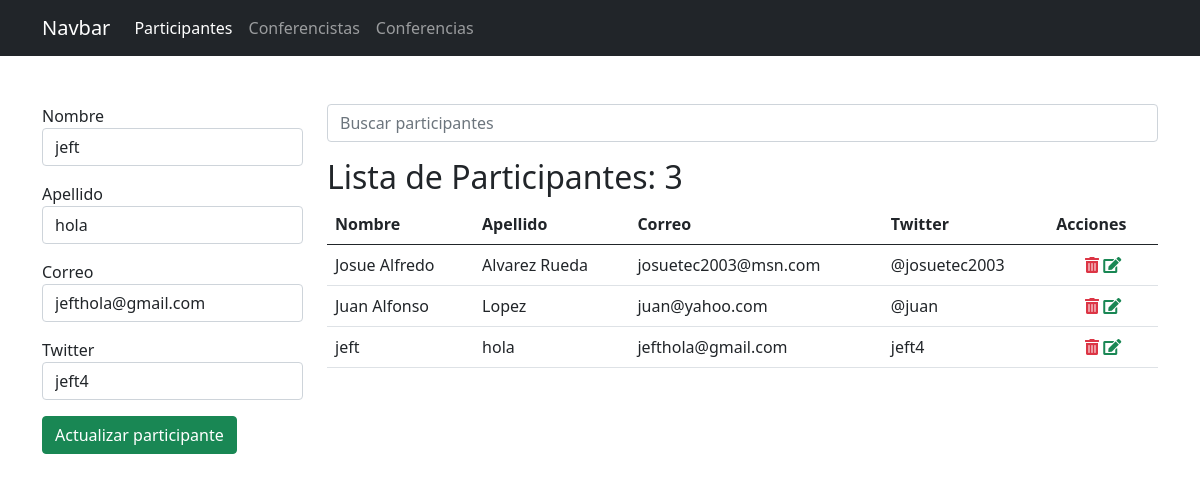
The app's page /participantes/18/editar/ with its own data.
### app_registro/models.py (models this page shows, shortened)
class Participante(models.Model):
    nombre = models.CharField(max_length=25)
    apellido = models.CharField(max_length=25)
    correo = models.EmailField()
    twitter = models.CharField(max_length=35, null=True, blank=True)

### app_registro/views.py (the view, shortened to what this page needs)
# urls.py: path('participantes/<int:id>/editar/', views.editar_participante, name='editar_participante'),
def editar_participante(request, id):
    par = get_object_or_404(Participante, pk=id)
    data = Participante.objects.all().order_by('nombre')
    ctx = {
        'activo': 'participantes',
        'participantes': data,
        'p': par
    }
    return render(request, 'registro/participantes.html', ctx)

### app_registro/templates/registro/participantes.html (shortened to what this page needs)
{% extends "base.html" %}
{% block container %}
    <div class="row">
        <div class="col-3">
            {% if p %}
            <form action="{% url 'editar_participante' p.id %}" method="post">
            {% else %}
            <form action="{% url 'participantes' %}" method="post">
            {% endif %}
                <div class="mb-3">
                    <label for="nombre">Nombre</label>
                    <input type="text" value="{{ p.nombre }}" name="nombre" id="nombre" class="form-control" required autofocus>
                </div>
                <div class="mb-3">
                    <label for="apellido">Apellido</label>
                    <input type="text" value="{{ p.apellido }}" name="apellido" id="apellido" class="form-control" required>
                </div>
                <div class="mb-3">
                    <label for="correo">Correo</label>
                    <input type="email" value="{{ p.correo }}" name="correo" id="correo" class="form-control" required>
                </div>
                <div class="mb-3">
                    <label for="twitter">Twitter</label>
                    <input type="text" value="{{ p.twitter }}" name="twitter" id="twitter" class="form-control" placeholder="Tu usuario" required>
                </div>
                <div class="mb-3">
                    {% if p %}
                    <input type="submit" class="btn btn-success" value="Actualizar participante">
                    {% else %}
                    <input type="submit" class="btn btn-success" value="Registrar participante">
                    {% endif %}
                </div>
            </form>
        </div>
        <div class="col-9">
            <form action="" method="get">
                <input type="search" name="q" value="{{ q|default_if_none:'' }}" class="form-control" placeholder="Buscar participantes">
            </form>
            <h2 class="mt-3">Lista de Participantes: {{ participantes.count }}</h2>
            <table class="table table-hover">
                <thead>
                    <tr>
                        <th>Nombre</th>
                        <th>Apellido</th>
                        <th>Correo</th>
                        <th>Twitter</th>
                        <th>Acciones</th>
                    </tr>
                </thead>
                <tbody>
                    {% for p in participantes %}
                    <tr>
                        <td>{{ p.nombre }}</td>
                        <td>{{ p.apellido }}</td>
                        <td>{{ p.correo }}</td>
                        <td>
                            {{ p.twitter|default_if_none:'-' }}
                        </td>
                        <td class="text-center">
                            <a onclick="if (!confirm('Confirme la eliminacion')) return false;" href="{% url 'eliminar_participante' p.id %}" class="text-danger"><span class="fas fa-trash-alt"></span></a>
                            <a href="{% url 'editar_participante' p.id %}" class="text-success"><span class="fas fa-edit"></span></a>
                        </td>
                    </tr>
                    {% empty %}
                    <tr>
                        <td colspan="5" class="text-danger text-center">No se encontraron resultados</td>
                    </tr>
                    {% endfor %}
                </tbody>
            </table>
        </div>
    </div>
{% endblock %}

### records on screen
Participante: nombre "jeft", apellido "hola", correo "jefthola@gmail.com", twitter "jeft4"
Participante: nombre "Josue Alfredo", apellido "Alvarez Rueda", correo "josuetec2003@msn.com", twitter "@josuetec2003"
Participante: nombre "Juan Alfonso", apellido "Lopez", correo "juan@yahoo.com", twitter "@juan"

### other values on screen
{{ participantes.count }} "3"
